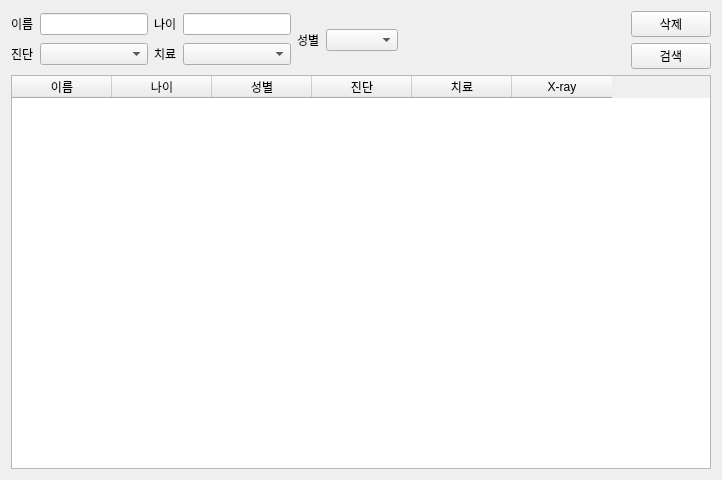
<?xml version="1.0" encoding="UTF-8"?>
<ui version="4.0">
 <class>patientDeleteForm</class>
 <widget class="QWidget" name="patientDeleteForm">
  <property name="geometry">
   <rect>
    <x>0</x>
    <y>0</y>
    <width>722</width>
    <height>480</height>
   </rect>
  </property>
  <property name="windowTitle">
   <string>Form</string>
  </property>
  <layout class="QVBoxLayout" name="verticalLayout_3">
   <item>
    <layout class="QHBoxLayout" name="horizontalLayout_2">
     <item>
      <layout class="QHBoxLayout" name="horizontalLayout">
       <item>
        <layout class="QGridLayout" name="gridLayout">
         <item row="1" column="0">
          <widget class="QLabel" name="diagnosisLabel">
           <property name="text">
            <string>진단</string>
           </property>
          </widget>
         </item>
         <item row="1" column="1">
          <widget class="QComboBox" name="cbDiagnosisDelete"/>
         </item>
         <item row="0" column="1">
          <widget class="QLineEdit" name="leNameDelete"/>
         </item>
         <item row="0" column="0">
          <widget class="QLabel" name="nameLabel">
           <property name="text">
            <string>이름</string>
           </property>
          </widget>
         </item>
        </layout>
       </item>
       <item>
        <layout class="QGridLayout" name="gridLayout_2">
         <item row="1" column="1">
          <widget class="QComboBox" name="cbTreatmentDelete"/>
         </item>
         <item row="0" column="1">
          <widget class="QLineEdit" name="leAgeDelete"/>
         </item>
         <item row="0" column="0">
          <widget class="QLabel" name="nameLabel_2">
           <property name="text">
            <string>나이</string>
           </property>
          </widget>
         </item>
         <item row="1" column="0">
          <widget class="QLabel" name="treatLabel">
           <property name="text">
            <string>치료</string>
           </property>
          </widget>
         </item>
        </layout>
       </item>
      </layout>
     </item>
     <item>
      <layout class="QVBoxLayout" name="verticalLayout">
       <item>
        <widget class="QLabel" name="genderLabel">
         <property name="text">
          <string>성별</string>
         </property>
        </widget>
       </item>
      </layout>
     </item>
     <item>
      <widget class="QComboBox" name="cbGenderDelete"/>
     </item>
     <item>
      <spacer name="horizontalSpacer">
       <property name="orientation">
        <enum>Qt::Orientation::Horizontal</enum>
       </property>
       <property name="sizeHint" stdset="0">
        <size>
         <width>118</width>
         <height>20</height>
        </size>
       </property>
      </spacer>
     </item>
     <item>
      <layout class="QVBoxLayout" name="verticalLayout_2">
       <item>
        <widget class="QPushButton" name="btnDelete">
         <property name="text">
          <string>삭제</string>
         </property>
        </widget>
       </item>
       <item>
        <widget class="QPushButton" name="btnSearchDelete">
         <property name="text">
          <string>검색</string>
         </property>
        </widget>
       </item>
      </layout>
     </item>
    </layout>
   </item>
   <item>
    <widget class="QTableWidget" name="twInfoDelete">
     <column>
      <property name="text">
       <string>이름</string>
      </property>
     </column>
     <column>
      <property name="text">
       <string>나이</string>
      </property>
     </column>
     <column>
      <property name="text">
       <string>성별</string>
      </property>
     </column>
     <column>
      <property name="text">
       <string>진단</string>
      </property>
     </column>
     <column>
      <property name="text">
       <string>치료</string>
      </property>
     </column>
     <column>
      <property name="text">
       <string>X-ray</string>
      </property>
     </column>
    </widget>
   </item>
  </layout>
 </widget>
 <resources/>
 <connections/>
</ui>
